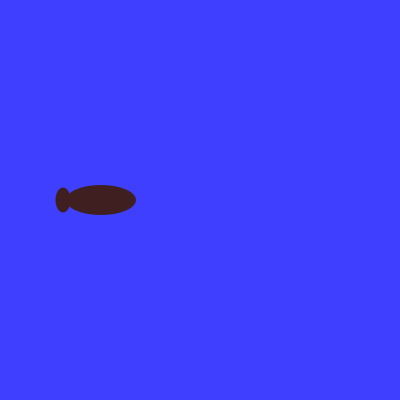
Frame 1 (no input)
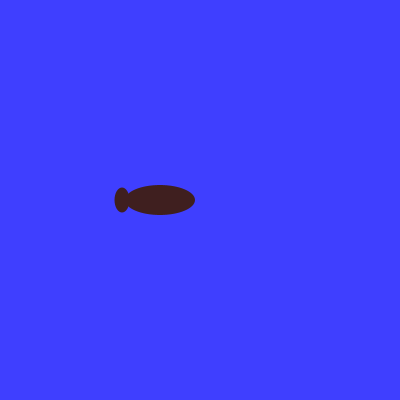
Frame 60 (the mouse pressed at the canvas centre just before this capture)
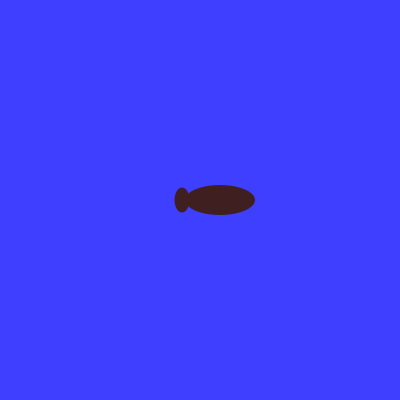
Frame 120 (the mouse held since frame 60 and released just before this capture)

The Processing sketch that drew these frames (run headless with seeded random() and noise(); from frame 60 on, the mouse is pressed at the canvas centre):

// Processing sketch: fishPassing
// ── fishPassing.pde
// 定数
final int[] fish = new int[] {            // 魚の形状 (右向き)
  0, 0, 70, 30, //  胴体の相対位置(x,y)・横幅・縦幅
  -38, 0, 15, 25 // 尾びれの相対位置(x,y)・横幅・縦幅
};
final int bodyX = 0;
final int bodyY = 1;
final int bodyLength = 2;
final int bodyWidth =3;
final int finX = 4;
final int finY = 5;
final int finLength = 6;
final int finWidth = 7;
// 変数
int x;                             // 魚の中心の x座標
int y;                             // 魚の中心の y座標
int vx;                            // 魚の進む速さ

void setup() {
  size(400, 400);             // ウィンドウのサイズ
  noStroke();                 // 輪郭線を無効に
  background(63, 63, 255);    // 背景色
  fill(63, 31, 31);           // 塗る色

  // 変数の初期値
  x = 100;
  y = 200;
  vx = 1;
}

void draw() {
  background(63, 63, 255);
  x = x + vx;
  ellipse(x +fish[bodyX], y+fish[bodyY], fish[bodyLength], fish[bodyWidth]);
  ellipse(x + fish[finX], y + fish[finY], fish[finLength], fish[finWidth]);
}
